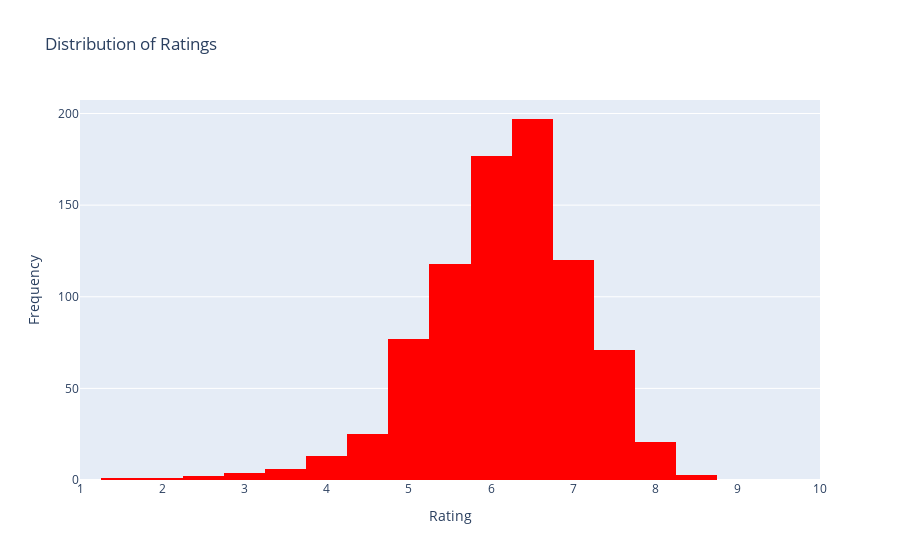

Notebook cell for this chart:
### Code cell
# Create a histogram of ratings
fig = go.Figure(data=go.Histogram(x=movies['Rating'], nbinsx=22, marker_color='red'))

# Set labels and title
fig.update_layout(
    xaxis_title='Rating',
    yaxis_title='Frequency',
    title='Distribution of Ratings',
    xaxis_range=[1, 10]
)

# Display the plot
fig.show()

### Figure 1 — Plotly figure (JSON) as saved in the notebook; plotly's stock layout.template omitted (floating-point values rounded to 4 significant figures; data arrays with more than 128 entries replaced by an {"elided": "..."} marker saying what was removed)
{"data": [{"marker": {"color": "red"}, "nbinsx": 22, "type": "histogram", "x": {"elided": "836 float values"}}], "layout": {"title": {"text": "Distribution of Ratings"}, "xaxis": {"range": [1, 10], "title": {"text": "Rating"}}, "yaxis": {"title": {"text": "Frequency"}}}}
